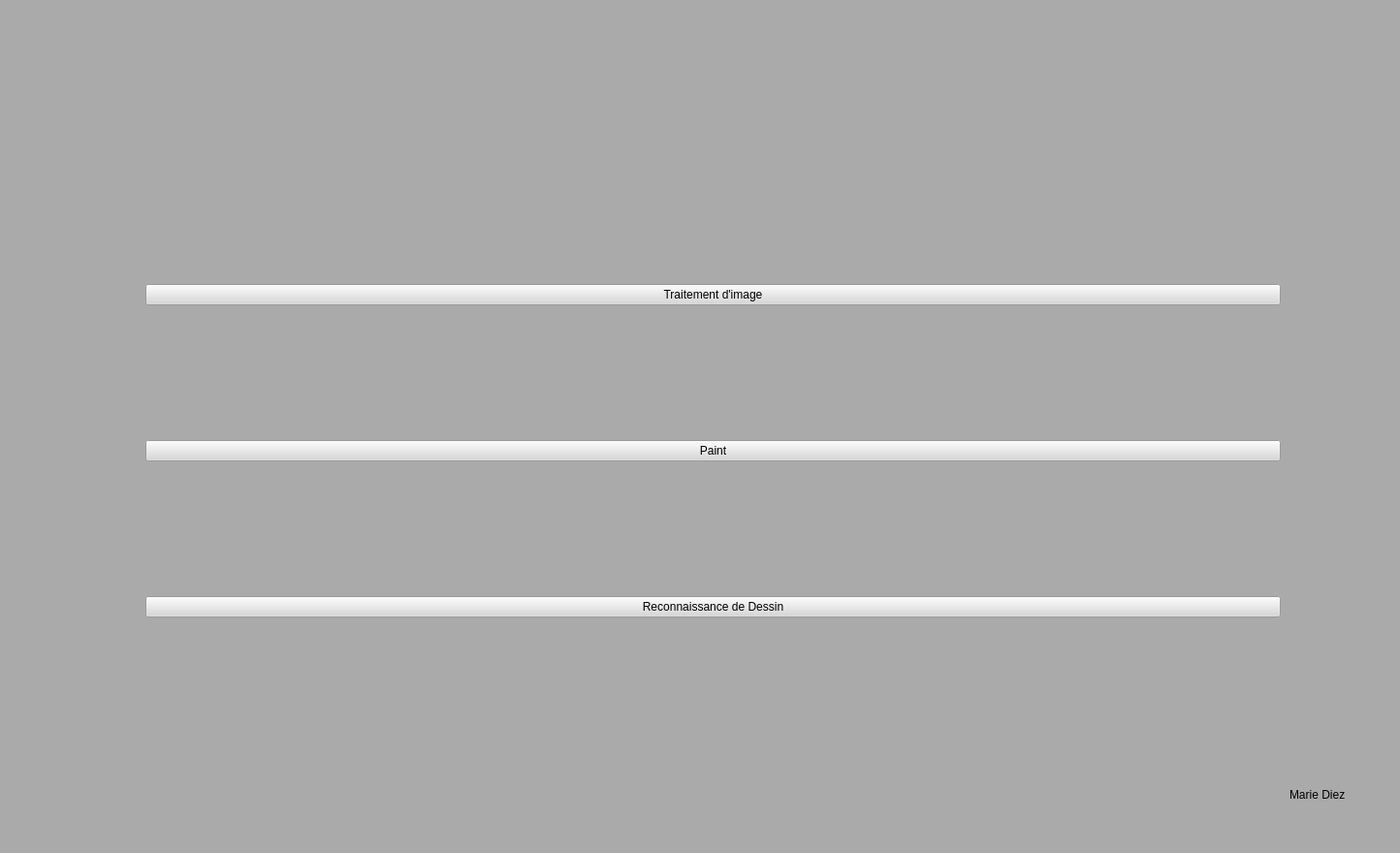
<?xml version="1.0" encoding="UTF-8"?>
<ui version="4.0">
 <class>MainWindow</class>
 <widget class="QMainWindow" name="MainWindow">
  <property name="geometry">
   <rect>
    <x>0</x>
    <y>0</y>
    <width>1444</width>
    <height>880</height>
   </rect>
  </property>
  <property name="windowTitle">
   <string>MainWindow</string>
  </property>
  <property name="styleSheet">
   <string notr="true">background-color:rgb(170,170,170)
</string>
  </property>
  <widget class="QWidget" name="centralwidget">
   <widget class="QLabel" name="label">
    <property name="geometry">
     <rect>
      <x>100</x>
      <y>30</y>
      <width>63</width>
      <height>20</height>
     </rect>
    </property>
    <property name="text">
     <string/>
    </property>
   </widget>
   <widget class="QLabel" name="label_2">
    <property name="geometry">
     <rect>
      <x>20</x>
      <y>30</y>
      <width>121</width>
      <height>101</height>
     </rect>
    </property>
    <property name="text">
     <string/>
    </property>
    <property name="pixmap">
     <pixmap>PixLogo.gif</pixmap>
    </property>
   </widget>
   <widget class="QWidget" name="verticalLayoutWidget">
    <property name="geometry">
     <rect>
      <x>150</x>
      <y>160</y>
      <width>1171</width>
      <height>611</height>
     </rect>
    </property>
    <layout class="QVBoxLayout" name="verticalLayout">
     <item>
      <widget class="QPushButton" name="pushButton_2">
       <property name="styleSheet">
        <string notr="true">background-color:rgb(215,215,215)
</string>
       </property>
       <property name="text">
        <string>Traitement d'image</string>
       </property>
       <property name="icon">
        <iconset>
         <normaloff>ReconnaissanceImage.png</normaloff>ReconnaissanceImage.png</iconset>
       </property>
       <property name="iconSize">
        <size>
         <width>300</width>
         <height>300</height>
        </size>
       </property>
      </widget>
     </item>
     <item>
      <widget class="QPushButton" name="pushButton_3">
       <property name="styleSheet">
        <string notr="true">background-color:rgb(215,215,215)</string>
       </property>
       <property name="text">
        <string>Paint</string>
       </property>
       <property name="icon">
        <iconset>
         <normaloff>paint.png</normaloff>paint.png</iconset>
       </property>
       <property name="iconSize">
        <size>
         <width>300</width>
         <height>300</height>
        </size>
       </property>
      </widget>
     </item>
     <item>
      <widget class="QPushButton" name="pushButton">
       <property name="styleSheet">
        <string notr="true">background-color:rgb(215,215,215)</string>
       </property>
       <property name="text">
        <string>Reconnaissance de Dessin</string>
       </property>
       <property name="icon">
        <iconset>
         <normaloff>dessin.png</normaloff>dessin.png</iconset>
       </property>
       <property name="iconSize">
        <size>
         <width>300</width>
         <height>300</height>
        </size>
       </property>
      </widget>
     </item>
    </layout>
   </widget>
   <widget class="QLabel" name="label_3">
    <property name="geometry">
     <rect>
      <x>1330</x>
      <y>810</y>
      <width>71</width>
      <height>20</height>
     </rect>
    </property>
    <property name="text">
     <string>Marie Diez</string>
    </property>
   </widget>
  </widget>
  <widget class="QMenuBar" name="menubar">
   <property name="geometry">
    <rect>
     <x>0</x>
     <y>0</y>
     <width>1444</width>
     <height>25</height>
    </rect>
   </property>
  </widget>
  <widget class="QStatusBar" name="statusbar"/>
 </widget>
 <resources/>
 <connections/>
</ui>
